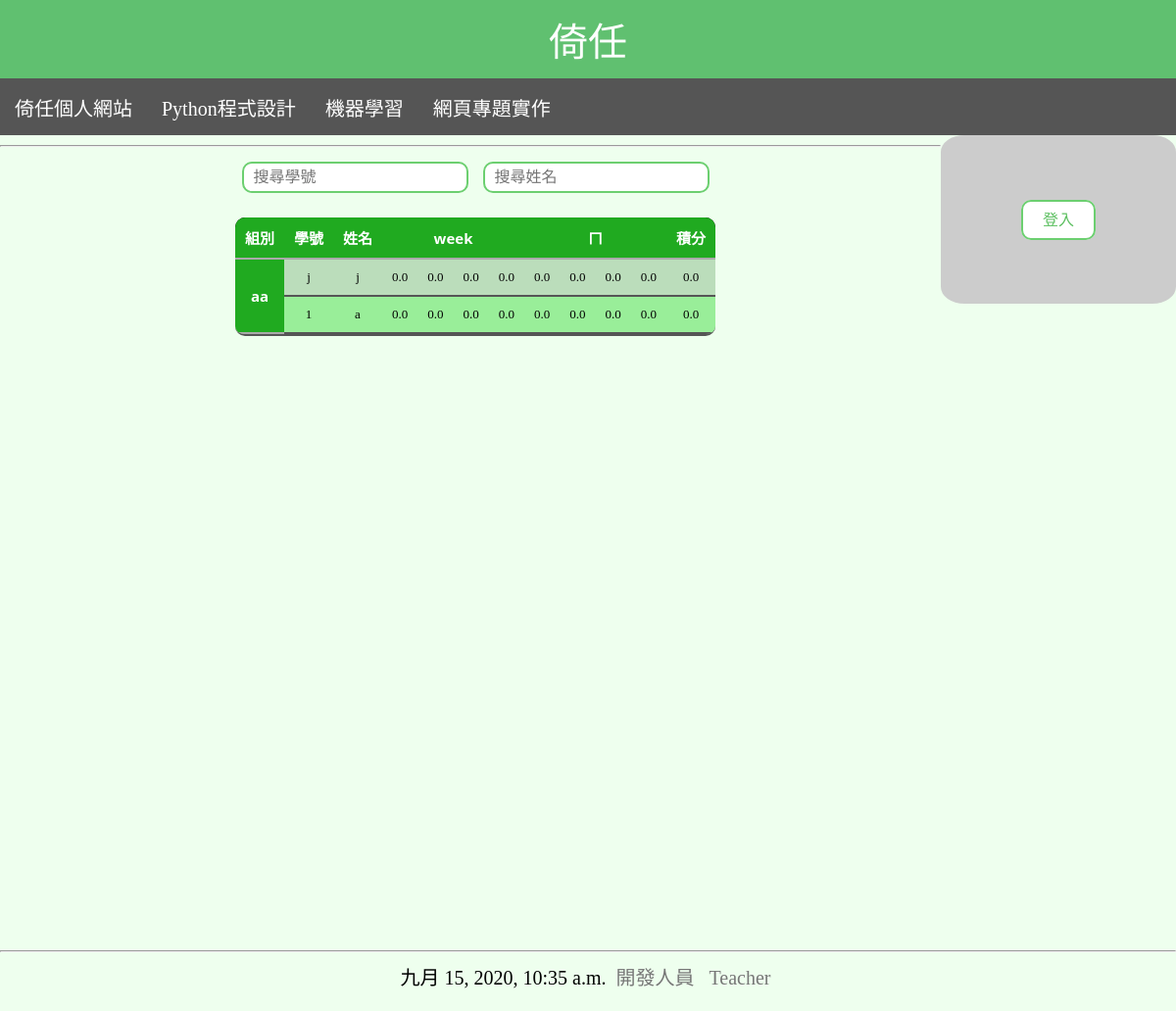
/mypy/, run on an earlier commit of the app's database.
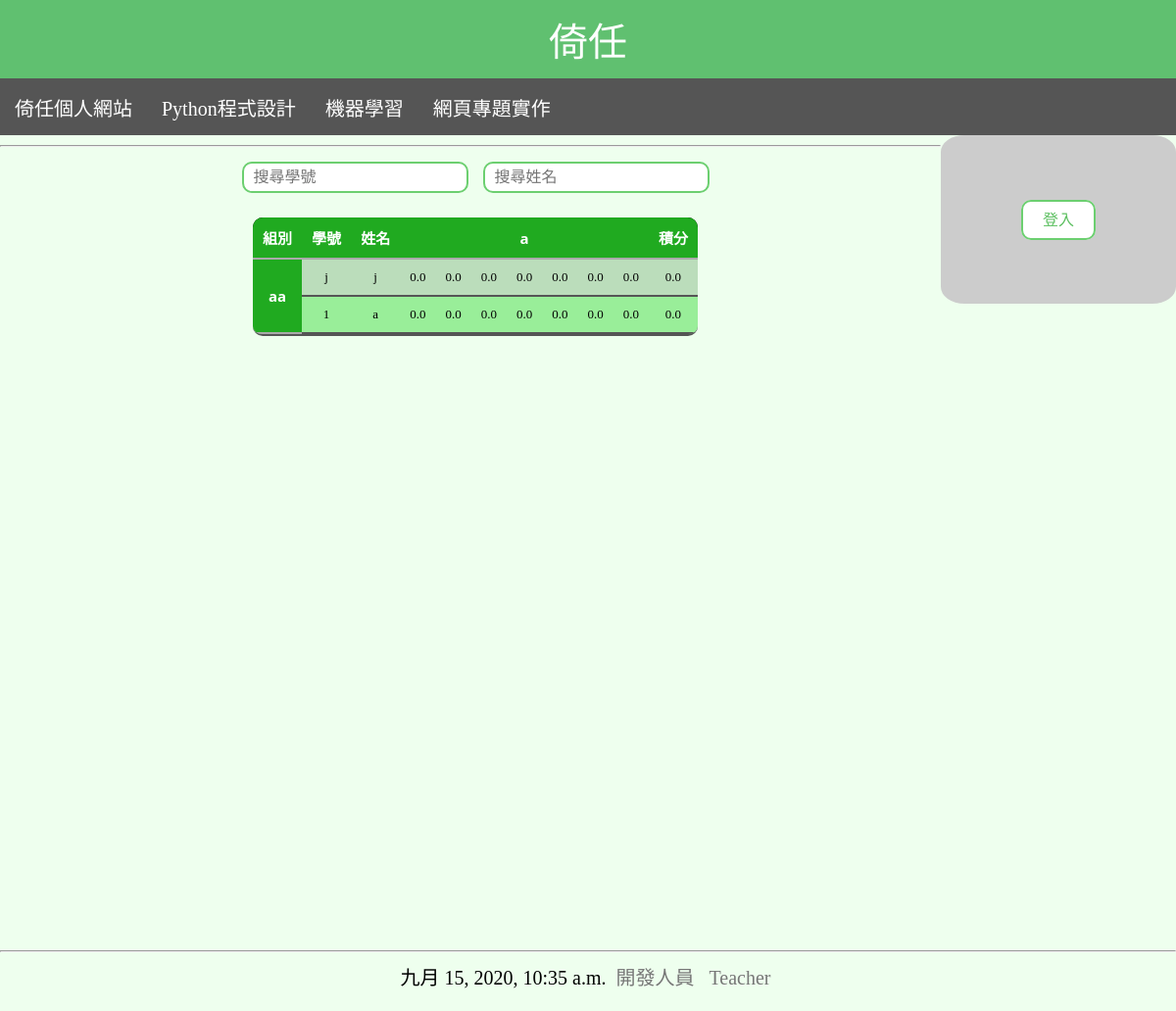
And on a later commit of the database.
### mainsite/models.py (models this page shows, shortened)
class Week(models.Model):
    name=models.CharField(max_length=20 ,unique=True)
    nums=models.IntegerField(null=True)

### mainsite/views.py (the view)
# urls.py: path('mypy/', mypy),
def mypy(request):
    if 'userid' in request.session:
        userid=request.session['userid']
        course=request.session['course']
        name=request.session['name']
    now=datetime.now()
    teamsum=Team.objects.all().aggregate(Count('name'))["name__count"]                    #這是組數
    weeksum=Week.objects.all().aggregate(Count('name'))["name__count"]                    #week數
    teams=Team.objects.all().order_by('id').values()
    weeks=Week.objects.all().order_by('id').values()
    weeknums=[]
    for w in weeks:
        weeknums.append(w['nums'])
    tol=[]
    memid=[]
    members=[]
    tolsum=[]
    sesuser=[]
    for j in range(teamsum):
        memid.append([])
        members.append([])
        tolsum.append([])
        sesuser.append([])
    for j in range(teamsum):
            locteamuser=User.objects.filter(team=teams[j]['id']).order_by('id').values()
            mem=User.objects.filter(team=teams[j]['id']).aggregate(Count('name'))["name__count"]
            for k in range(mem):
                score=biweekly.objects.filter(stu=locteamuser[k]['id']).values()
                memid[j].append(locteamuser[k]['userid'])
                members[j].append(locteamuser[k]['name'])                                             #這 members 做出來是(組數，組員name)
                tolsum[j].append(0)
                if 'userid' in request.session:
                    if locteamuser[k]['userid']==userid:
                        sesuser[j].append('style="background-color:#ff5555;"')
                    else:
                        sesuser[j].append('')
    for i in range(weeksum):
        tol.append([])
        for j in range(teamsum):
            locteamuser=User.objects.filter(team=teams[j]['id']).order_by('id').values()
            mem=User.objects.filter(team=teams[j]['id']).aggregate(Count('name'))["name__count"]
            tol[i].append([])
            for k in range(mem):
                tol[i][j].append([])
    for i in range(weeksum):
        for j in range(teamsum):
            locteamuser=User.objects.filter(team=teams[j]['id']).order_by('id').values()
            mem=User.objects.filter(team=teams[j]['id']).aggregate(Count('name'))["name__count"]
            for k in range(mem):
                score=biweekly.objects.filter(stu=locteamuser[k]['id'],week=weeks[i]['id']).order_by('num').values()
                for s in range(weeknums[i]):
                    tol[i][j][k].append(score[s]['sco'])          #這 tol 做出來是(週數，組數，組員樹，四題的分數)
                    tolsum[j][k]=tolsum[j][k]+score[s]['sco']
    if 'userid' in request.session:
        table=[]
        for j in range(len(members)):
            table.append(f'''<tr {sesuser[j][0]}>
                        <th rowspan={len(members[j])}>{teams[j]['name']}</th>
                        <td>{memid[j][0]}</td>
                        <td>{members[j][0]}</td>
                        ''')
            for a in range(weeksum):
                    for b in range(weeknums[a]):
                        table.append(f'<td>{tol[a][j][0][b]}</td>')
            table.append(f'<td>{tolsum[j][0]}</td></tr>')
            for i in range(1,len(members[j])):
                table.append(f'''<tr {sesuser[j][i]}>
                <td>{memid[j][i]}</td>
                <td>{members[j][i]}</td>
                ''')
                for a in range(weeksum):
                    for b in range(weeknums[a]):
                        table.append(f'<td>{tol[a][j][i][b]}</td>')
                table.append(f'<td>{tolsum[j][i]}</td></tr>')
        table=''.join(table)
    else:
        table=[]
        for j in range(len(members)):
            table.append(f'''<tr>
                        <th rowspan={len(members[j])}>{teams[j]['name']}</th>
                        <td>{memid[j][0]}</td>
                        <td>{members[j][0]}</td>
                        ''')
            for a in range(weeksum):
                    for b in range(weeknums[a]):
                        table.append(f'<td>{tol[a][j][0][b]}</td>')
            table.append(f'<td>{tolsum[j][0]}</td></tr>')
            for i in range(1,len(members[j])):
                table.append(f'''<tr>
                <td>{memid[j][i]}</td>
                <td>{members[j][i]}</td>
                ''')
                for a in range(weeksum):
                    for b in range(weeknums[a]):
                        table.append(f'<td>{tol[a][j][i][b]}</td>')
                table.append(f'<td>{tolsum[j][i]}</td></tr>')
        table=''.join(table)
    return TemplateResponse(request, 'mypy.html', locals())

### templates/mypy.html (shortened to what this page needs)
{% extends "base.html" %}
{% block content %}
<input onkeyup="searchname();" id="sid" name="sid" placeholder="搜尋學號"/>
<input onkeyup="searchname();" id="sname" name="sname" placeholder="搜尋姓名"/>
<br>
<table id='score' style="text-align: center;display: inline-block;">
    <tr>
    <th>組別</th>
    <th>學號</th>
	<th>姓名</th>
    {% for i in weeks %}
        <th colspan="{{i.nums}}">{{i.name}}</th>
    {% endfor %}
    <th>積分</th>
    </tr>
    {{table | safe}}
</table>
{% endblock %}

### templates/base.html (shortened to what this page needs)
<!DOCTYPE html>
<html>
    <head>
    </head>
    <body style="background-color: #eeffee;width: 100%;">
        <div class="homed">
            <a href="/" class="home">倚任</a>
        </div>
        <ul class="menu;sidenav" id="menu">
            <li><a href="https://sites.google.com/site/yirenyeh/home?authuser=0" target="_blank">
                倚任個人網站</a></li>
            <li class="pydropl"><a class="pydrop" href="/mypy/">Python程式設計</a>
            </li>
            <li class="mldropl"><a class="mldrop" href="/myml/">機器學習</a>
            </li>
            <li><a href="https://hackmd.io/xEXGycMzSjSR0_ojvHFquQ?view" target="_blank">網頁專題實作</a></li>
        </ul>{% if not no %}
        <div id="user">
            {% if userid %}
            你好，{{name}}<br>
            <a class="btn" href="/userpro/">個人資料</a>
            <a class="btn" href="/logout/">登出</a>
            {% else %}
            <a class="btn" href="/login/">登入</a>
            {% endif %}
        </div>{% endif %}
        <hr>
        <main id="main">
                {% block content %}{% endblock %}
        </main>
        <hr/>
        <div style="text-align: center;min-height: 50px;">
            {{now}}   <a class="bottonbut" href="/admin/">開發人員</a> <a class="bottonbut" href='/teacher/'>Teacher</a>
        </div>
    </body>
</html>

What changed in the data, as far as the page shows it:
removed Week: name "week"
removed Week: name "ㄇ"
added Week: name "a"
Also different on the page:
{{ table | safe }}: "aa j j 0.0 0.0 0.0 0.0 0.0 0.0 0.0 0.0 0.0 1 a 0.0 0.0 0.0 0.0 0.0 0.0 0.0 0.0 0.0" → "aa j j 0.0 0.0 0.0 0.0 0.0 0.0 0.0 0.0 1 a 0.0 0.0 0.0 0.0 0.0 0.0 0.0 0.0"
